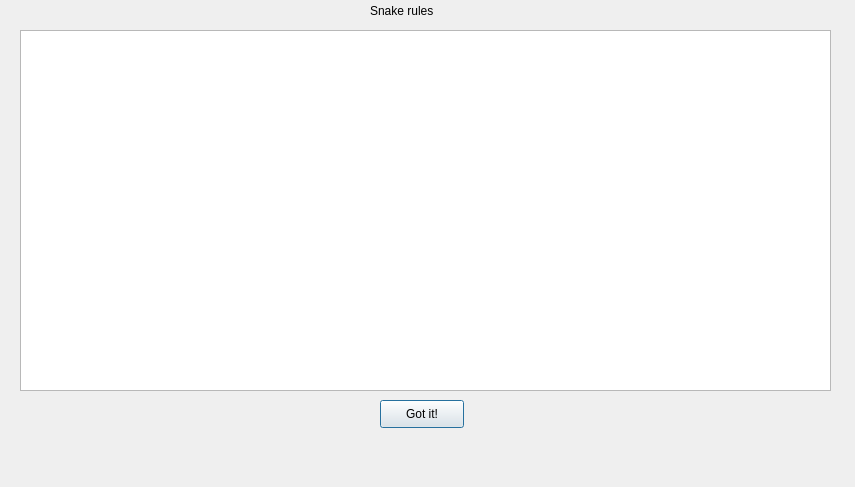
<?xml version="1.0" encoding="UTF-8"?>
<ui version="4.0">
 <class>Rules</class>
 <widget class="QDialog" name="Rules">
  <property name="geometry">
   <rect>
    <x>0</x>
    <y>0</y>
    <width>855</width>
    <height>487</height>
   </rect>
  </property>
  <property name="windowTitle">
   <string>Dialog</string>
  </property>
  <widget class="QPushButton" name="pushButton">
   <property name="geometry">
    <rect>
     <x>380</x>
     <y>400</y>
     <width>84</width>
     <height>28</height>
    </rect>
   </property>
   <property name="text">
    <string>Got it!</string>
   </property>
  </widget>
  <widget class="QTextBrowser" name="textBrowser">
   <property name="geometry">
    <rect>
     <x>20</x>
     <y>30</y>
     <width>811</width>
     <height>361</height>
    </rect>
   </property>
  </widget>
  <widget class="QLabel" name="label">
   <property name="geometry">
    <rect>
     <x>370</x>
     <y>0</y>
     <width>111</width>
     <height>21</height>
    </rect>
   </property>
   <property name="text">
    <string>Snake rules</string>
   </property>
  </widget>
 </widget>
 <resources/>
 <connections>
  <connection>
   <sender>pushButton</sender>
   <signal>clicked()</signal>
   <receiver>Rules</receiver>
   <slot>close()</slot>
   <hints>
    <hint type="sourcelabel">
     <x>261</x>
     <y>343</y>
    </hint>
    <hint type="destinationlabel">
     <x>259</x>
     <y>194</y>
    </hint>
   </hints>
  </connection>
 </connections>
</ui>
